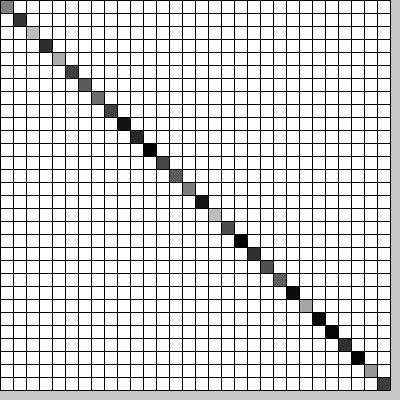
Frame 1 (no input)
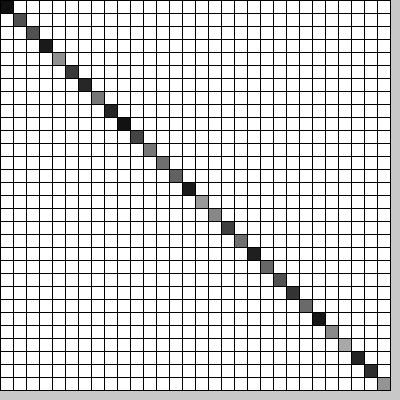
Frame 60 (the mouse pressed at the canvas centre just before this capture)
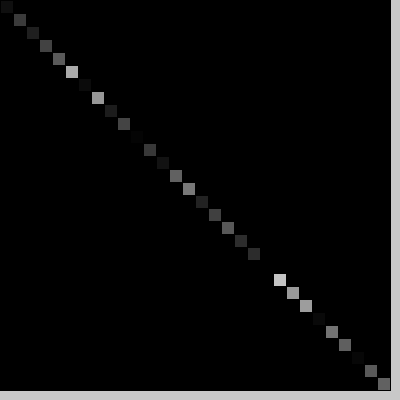
Frame 120 (the mouse held since frame 60 and released just before this capture)

The Processing sketch that drew these frames (run headless with seeded random() and noise(); from frame 60 on, the mouse is pressed at the canvas centre):

// Processing sketch: opt_art_4
// ── opt_art_4.pde
int tamX, tamY;
int cantX = 30;
int cantY = 30;

void setup(){
  size(400, 400);
  tamX = width/cantX;
  tamY = width/cantY;
}

void draw(){
  background(200);
  for(int i=0; i<cantX; i++){
    for(int j=0; j<cantY; j++){
      if(i == j){
        fill(random(200));
      }else{
        fill(dist(mouseX, mouseY, width/2, height/2));
      }
      rect(i*tamX, j*tamY, tamX, tamY);
    }
  }
}


void mouseClicked(){
  
}
